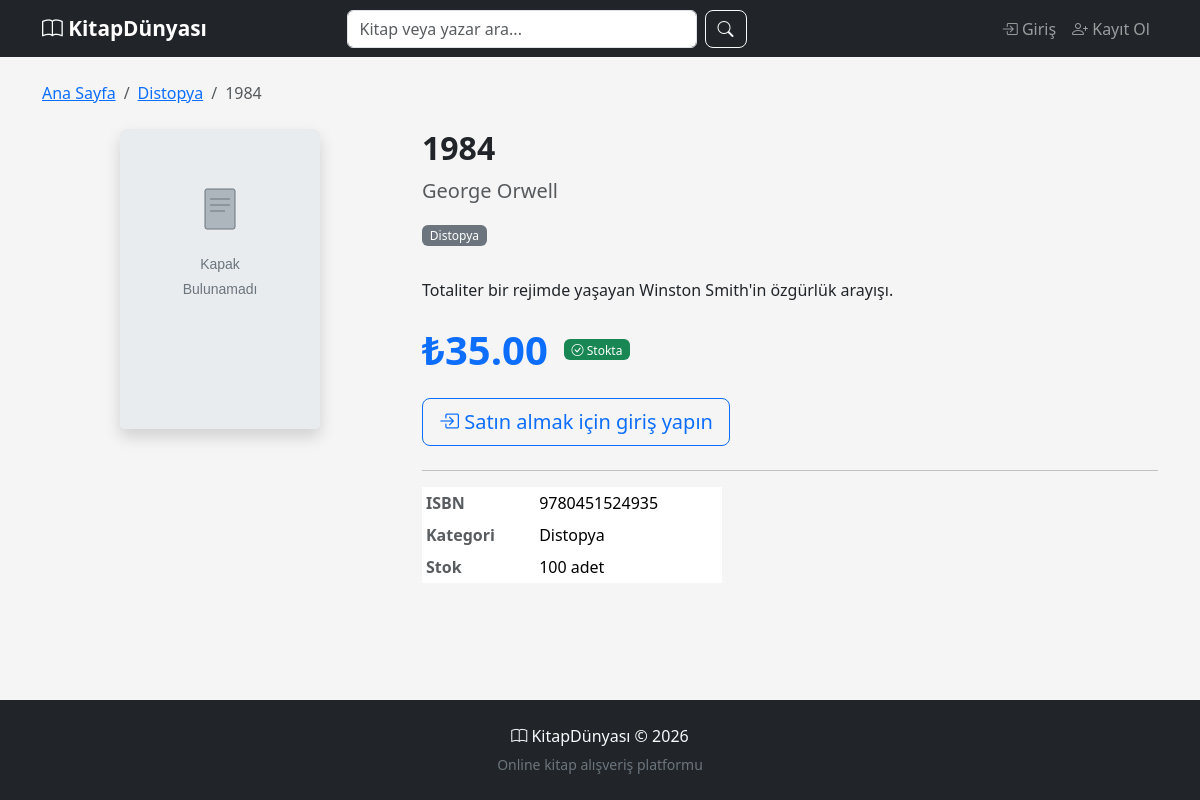
The page /book/2 on the database its author committed.
### tables this page shows
CREATE TABLE books (
            id INTEGER PRIMARY KEY AUTOINCREMENT,
            title TEXT NOT NULL,
            author TEXT NOT NULL,
            description TEXT,
            price REAL NOT NULL,
            isbn TEXT UNIQUE,
            category TEXT,
            stock INTEGER DEFAULT 100,
            cover_url TEXT
        );

### app.py (the view)
@app.route('/book/<int:book_id>')
def book_detail(book_id):
    db = get_db()
    book = db.execute("SELECT * FROM books WHERE id = ?", (book_id,)).fetchone()
    if not book:
        flash('Kitap bulunamadı.', 'danger')
        return redirect(url_for('index'))
    return render_template('book_detail.html', book=book)

### app.py (called while the page is built, shortened)
def get_db():
    if 'db' not in g:
        g.db = sqlite3.connect(DATABASE)
        g.db.row_factory = sqlite3.Row
        g.db.execute("PRAGMA foreign_keys = ON")
    return g.db

def seed_books():
    db = get_db()
    count = db.execute("SELECT COUNT(*) FROM books").fetchone()[0]

@app.before_request
def before_request():
    init_db()
    seed_books()
    if 'user_id' in session:
        g.user = get_db().execute("SELECT * FROM users WHERE id = ?", (session['user_id'],)).fetchone()
        g.cart_count = get_db().execute(
            "SELECT COALESCE(SUM(quantity), 0) FROM cart_items WHERE user_id = ?",
            (session['user_id'],)
        ).fetchone()[0]
    else:
        g.user = None
        g.cart_count = 0

### templates/book_detail.html (shortened to what this page needs)
{% extends "base.html" %}
{% block content %}
<nav aria-label="breadcrumb" class="mb-4">
    <ol class="breadcrumb">
        <li class="breadcrumb-item"><a href="{{ url_for('index') }}">Ana Sayfa</a></li>
        <li class="breadcrumb-item"><a href="{{ url_for('index', category=book['category']) }}">{{ book['category'] }}</a></li>
        <li class="breadcrumb-item active">{{ book['title'] }}</li>
    </ol>
</nav>
<div class="row">
    <div class="col-md-4 text-center mb-4">
        <img src="{{ book['cover_url'] }}"
             alt="{{ book['title'] }}"
             class="img-fluid rounded shadow book-detail-cover"
             onerror="this.onerror=null;this.src='/static/no-cover.svg';">
    </div>
    <div class="col-md-8">
        <h2 class="fw-bold">{{ book['title'] }}</h2>
        <p class="text-muted fs-5">{{ book['author'] }}</p>
        <span class="badge bg-secondary mb-3">{{ book['category'] }}</span>
        <p class="mt-3">{{ book['description'] }}</p>
        <div class="d-flex align-items-center gap-3 mt-4">
            <span class="display-6 fw-bold text-primary">₺{{ "%.2f"|format(book['price']) }}</span>
            {% if book['stock'] > 0 %}
            <span class="badge bg-success"><i class="bi bi-check-circle"></i> Stokta</span>
            {% else %}
            <span class="badge bg-danger">Tükendi</span>
            {% endif %}
        </div>
        {% if g.user %}
        <form action="{{ url_for('add_to_cart', book_id=book['id']) }}" method="post" class="mt-4">
            <input type="hidden" name="next" value="{{ request.url }}">
            <button type="submit" class="btn btn-success btn-lg">
                <i class="bi bi-cart-plus"></i> Sepete Ekle
            </button>
        </form>
        {% else %}
        <div class="mt-4">
            <a href="{{ url_for('login') }}" class="btn btn-outline-primary btn-lg">
                <i class="bi bi-box-arrow-in-right"></i> Satın almak için giriş yapın
            </a>
        </div>
        {% endif %}
        <hr class="mt-4">
        <table class="table table-sm table-borderless" style="max-width: 300px">
            <tr><th class="text-muted">ISBN</th><td>{{ book['isbn'] }}</td></tr>
            <tr><th class="text-muted">Kategori</th><td>{{ book['category'] }}</td></tr>
            <tr><th class="text-muted">Stok</th><td>{{ book['stock'] }} adet</td></tr>
        </table>
    </div>
</div>
{% endblock %}

### static/style.css (style rules this page uses)
body { background-color: #f5f5f5; min-height: 100vh; display: flex; flex-direction: column; }
.book-detail-cover { max-height: 450px; object-fit: contain; }
.badge { font-weight: 500; }
.table td, .table th { vertical-align: middle; }
.btn { border-radius: 0.5rem; }

### rows shown on the page
books: category "Distopya", title "1984", author "George Orwell", description "Totaliter bir rejimde yaşayan Winston Smith'in özgürlük arayışı.", price "35.00", isbn "9780451524935", stock "100"
